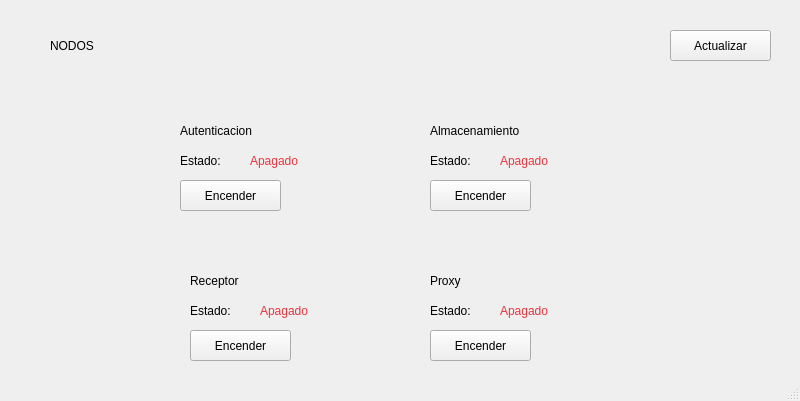
<?xml version="1.0" encoding="UTF-8"?>
<ui version="4.0">
 <class>MainWindow</class>
 <widget class="QMainWindow" name="MainWindow">
  <property name="geometry">
   <rect>
    <x>0</x>
    <y>0</y>
    <width>800</width>
    <height>401</height>
   </rect>
  </property>
  <property name="windowTitle">
   <string>MainWindow</string>
  </property>
  <widget class="QWidget" name="centralwidget">
   <widget class="QLabel" name="label">
    <property name="geometry">
     <rect>
      <x>50</x>
      <y>30</y>
      <width>111</width>
      <height>31</height>
     </rect>
    </property>
    <property name="styleSheet">
     <string notr="true">font: 600 20pt &quot;Adwaita Sans&quot;;</string>
    </property>
    <property name="text">
     <string>NODOS</string>
    </property>
   </widget>
   <widget class="QPushButton" name="pushButton">
    <property name="geometry">
     <rect>
      <x>670</x>
      <y>30</y>
      <width>101</width>
      <height>31</height>
     </rect>
    </property>
    <property name="styleSheet">
     <string notr="true">font: 500 12pt &quot;Adwaita Sans&quot;;</string>
    </property>
    <property name="text">
     <string>Actualizar</string>
    </property>
   </widget>
   <widget class="QLabel" name="label_2">
    <property name="geometry">
     <rect>
      <x>180</x>
      <y>120</y>
      <width>111</width>
      <height>21</height>
     </rect>
    </property>
    <property name="styleSheet">
     <string notr="true">font: 500 12pt &quot;Adwaita Sans&quot;;</string>
    </property>
    <property name="text">
     <string>Autenticacion</string>
    </property>
   </widget>
   <widget class="QLabel" name="label_3">
    <property name="geometry">
     <rect>
      <x>180</x>
      <y>150</y>
      <width>61</width>
      <height>21</height>
     </rect>
    </property>
    <property name="styleSheet">
     <string notr="true">font: 500 12pt &quot;Adwaita Sans&quot;;</string>
    </property>
    <property name="text">
     <string>Estado:</string>
    </property>
   </widget>
   <widget class="QLabel" name="authState">
    <property name="geometry">
     <rect>
      <x>250</x>
      <y>150</y>
      <width>81</width>
      <height>21</height>
     </rect>
    </property>
    <property name="styleSheet">
     <string notr="true">font: 12pt &quot;Adwaita Sans&quot;;
color: rgb(237, 51, 59);
</string>
    </property>
    <property name="text">
     <string>Apagado</string>
    </property>
   </widget>
   <widget class="QLabel" name="storageState">
    <property name="geometry">
     <rect>
      <x>500</x>
      <y>150</y>
      <width>81</width>
      <height>21</height>
     </rect>
    </property>
    <property name="styleSheet">
     <string notr="true">font: 12pt &quot;Adwaita Sans&quot;;
color: rgb(237, 51, 59);
</string>
    </property>
    <property name="text">
     <string>Apagado</string>
    </property>
   </widget>
   <widget class="QLabel" name="label_6">
    <property name="geometry">
     <rect>
      <x>430</x>
      <y>150</y>
      <width>61</width>
      <height>21</height>
     </rect>
    </property>
    <property name="styleSheet">
     <string notr="true">font: 500 12pt &quot;Adwaita Sans&quot;;</string>
    </property>
    <property name="text">
     <string>Estado:</string>
    </property>
   </widget>
   <widget class="QLabel" name="label_7">
    <property name="geometry">
     <rect>
      <x>430</x>
      <y>120</y>
      <width>141</width>
      <height>21</height>
     </rect>
    </property>
    <property name="styleSheet">
     <string notr="true">font: 500 12pt &quot;Adwaita Sans&quot;;</string>
    </property>
    <property name="text">
     <string>Almacenamiento</string>
    </property>
   </widget>
   <widget class="QLabel" name="proxyState">
    <property name="geometry">
     <rect>
      <x>500</x>
      <y>300</y>
      <width>81</width>
      <height>21</height>
     </rect>
    </property>
    <property name="styleSheet">
     <string notr="true">font: 12pt &quot;Adwaita Sans&quot;;
color: rgb(237, 51, 59);
</string>
    </property>
    <property name="text">
     <string>Apagado</string>
    </property>
   </widget>
   <widget class="QLabel" name="label_9">
    <property name="geometry">
     <rect>
      <x>430</x>
      <y>300</y>
      <width>61</width>
      <height>21</height>
     </rect>
    </property>
    <property name="styleSheet">
     <string notr="true">font: 500 12pt &quot;Adwaita Sans&quot;;</string>
    </property>
    <property name="text">
     <string>Estado:</string>
    </property>
   </widget>
   <widget class="QLabel" name="label_10">
    <property name="geometry">
     <rect>
      <x>430</x>
      <y>270</y>
      <width>111</width>
      <height>21</height>
     </rect>
    </property>
    <property name="styleSheet">
     <string notr="true">font: 500 12pt &quot;Adwaita Sans&quot;;</string>
    </property>
    <property name="text">
     <string>Proxy</string>
    </property>
   </widget>
   <widget class="QLabel" name="label_4">
    <property name="geometry">
     <rect>
      <x>190</x>
      <y>300</y>
      <width>61</width>
      <height>21</height>
     </rect>
    </property>
    <property name="styleSheet">
     <string notr="true">font: 500 12pt &quot;Adwaita Sans&quot;;</string>
    </property>
    <property name="text">
     <string>Estado:</string>
    </property>
   </widget>
   <widget class="QLabel" name="receptorState">
    <property name="geometry">
     <rect>
      <x>260</x>
      <y>300</y>
      <width>81</width>
      <height>21</height>
     </rect>
    </property>
    <property name="styleSheet">
     <string notr="true">font: 12pt &quot;Adwaita Sans&quot;;
color: rgb(237, 51, 59);
</string>
    </property>
    <property name="text">
     <string>Apagado</string>
    </property>
   </widget>
   <widget class="QLabel" name="label_5">
    <property name="geometry">
     <rect>
      <x>190</x>
      <y>270</y>
      <width>111</width>
      <height>21</height>
     </rect>
    </property>
    <property name="styleSheet">
     <string notr="true">font: 500 12pt &quot;Adwaita Sans&quot;;</string>
    </property>
    <property name="text">
     <string>Receptor</string>
    </property>
   </widget>
   <widget class="QPushButton" name="authButton">
    <property name="geometry">
     <rect>
      <x>180</x>
      <y>180</y>
      <width>101</width>
      <height>31</height>
     </rect>
    </property>
    <property name="styleSheet">
     <string notr="true">font: 500 12pt &quot;Adwaita Sans&quot;;</string>
    </property>
    <property name="text">
     <string>Encender</string>
    </property>
   </widget>
   <widget class="QPushButton" name="storageButton">
    <property name="geometry">
     <rect>
      <x>430</x>
      <y>180</y>
      <width>101</width>
      <height>31</height>
     </rect>
    </property>
    <property name="styleSheet">
     <string notr="true">font: 500 12pt &quot;Adwaita Sans&quot;;</string>
    </property>
    <property name="text">
     <string>Encender</string>
    </property>
   </widget>
   <widget class="QPushButton" name="receptorButton">
    <property name="geometry">
     <rect>
      <x>190</x>
      <y>330</y>
      <width>101</width>
      <height>31</height>
     </rect>
    </property>
    <property name="styleSheet">
     <string notr="true">font: 500 12pt &quot;Adwaita Sans&quot;;</string>
    </property>
    <property name="text">
     <string>Encender</string>
    </property>
   </widget>
   <widget class="QPushButton" name="proxyButton">
    <property name="geometry">
     <rect>
      <x>430</x>
      <y>330</y>
      <width>101</width>
      <height>31</height>
     </rect>
    </property>
    <property name="styleSheet">
     <string notr="true">font: 500 12pt &quot;Adwaita Sans&quot;;</string>
    </property>
    <property name="text">
     <string>Encender</string>
    </property>
   </widget>
  </widget>
  <widget class="QStatusBar" name="statusbar"/>
 </widget>
 <resources/>
 <connections/>
</ui>
